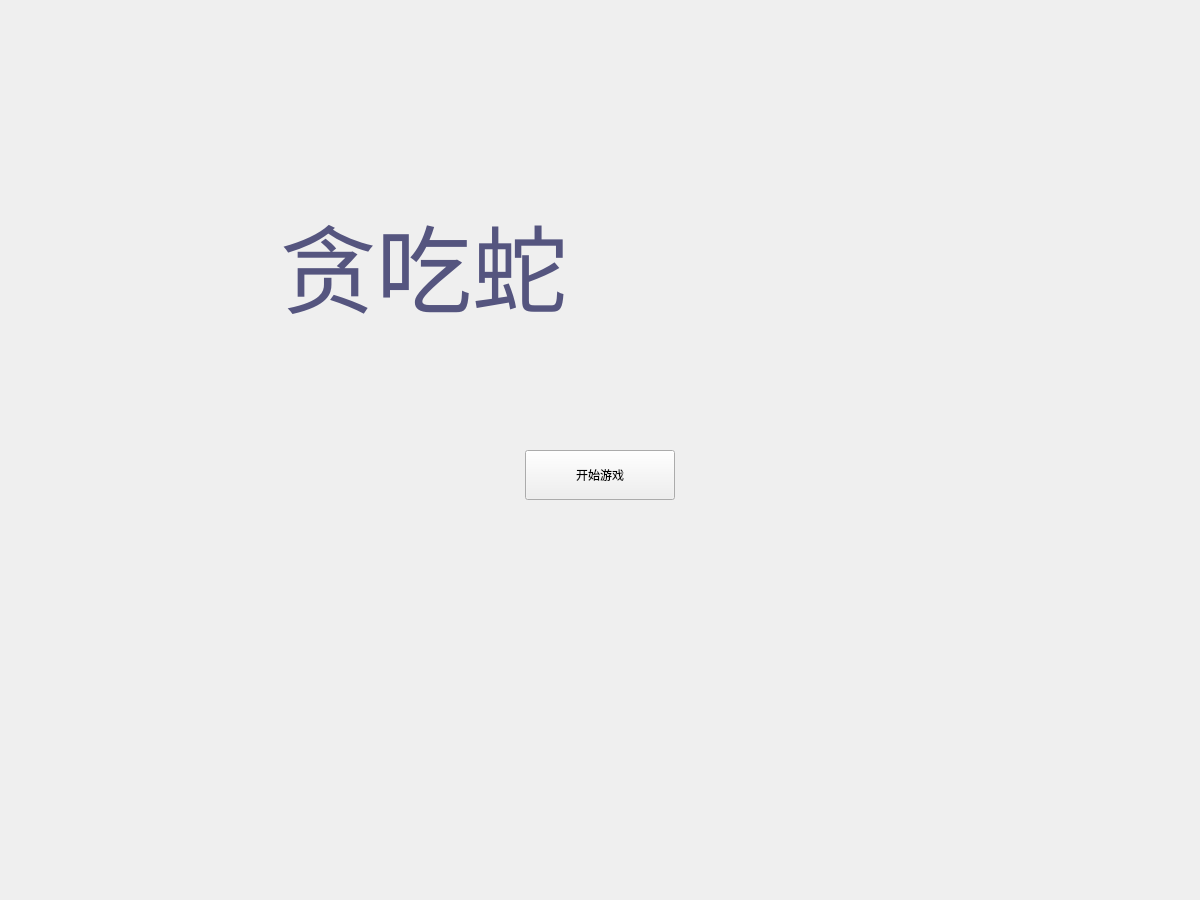
<?xml version="1.0" encoding="UTF-8"?>
<ui version="4.0">
 <class>Widget</class>
 <widget class="QWidget" name="Widget">
  <property name="geometry">
   <rect>
    <x>0</x>
    <y>0</y>
    <width>1200</width>
    <height>900</height>
   </rect>
  </property>
  <property name="minimumSize">
   <size>
    <width>1200</width>
    <height>900</height>
   </size>
  </property>
  <property name="maximumSize">
   <size>
    <width>1200</width>
    <height>900</height>
   </size>
  </property>
  <property name="windowTitle">
   <string>GameStart</string>
  </property>
  <widget class="QPushButton" name="pushButton">
   <property name="geometry">
    <rect>
     <x>525</x>
     <y>450</y>
     <width>150</width>
     <height>50</height>
    </rect>
   </property>
   <property name="maximumSize">
    <size>
     <width>16777213</width>
     <height>16777215</height>
    </size>
   </property>
   <property name="text">
    <string>开始游戏</string>
   </property>
  </widget>
  <widget class="QLabel" name="label">
   <property name="geometry">
    <rect>
     <x>280</x>
     <y>90</y>
     <width>741</width>
     <height>351</height>
    </rect>
   </property>
   <property name="text">
    <string>&lt;html&gt;&lt;head/&gt;&lt;body&gt;&lt;p&gt;&lt;span style=&quot; font-size:72pt; color:#55557f;&quot;&gt;贪吃蛇&lt;/span&gt;&lt;/p&gt;&lt;/body&gt;&lt;/html&gt;</string>
   </property>
  </widget>
 </widget>
 <resources/>
 <connections/>
</ui>
